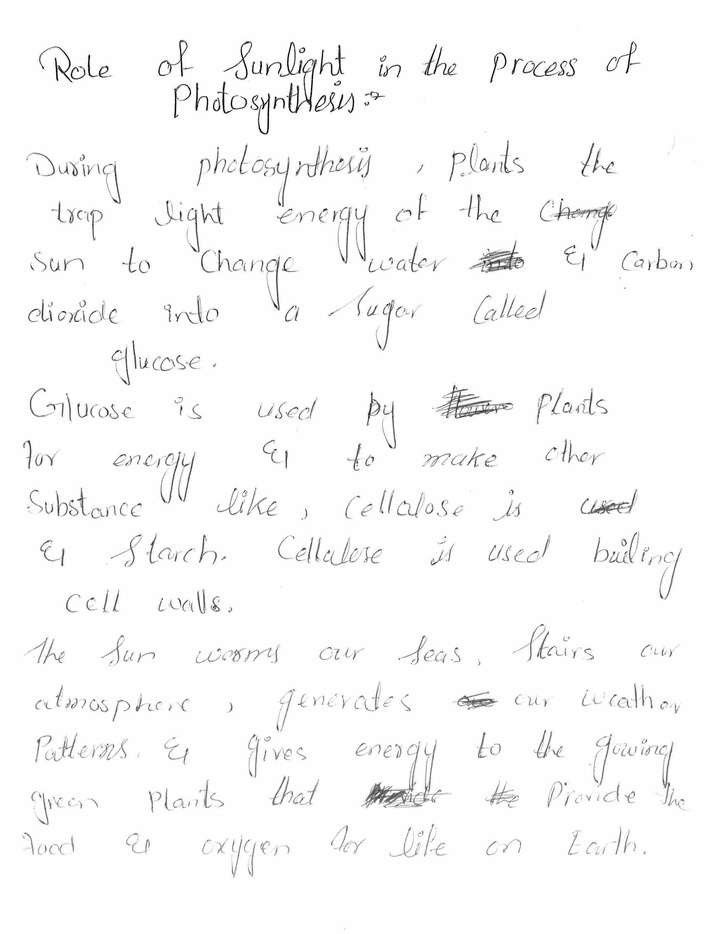
#> input picture Biology-0089-0159/0098.jpg, 704 x 934 px, shrunk from 2409 x 3197 before the run, found by its file name
$ jupyter execute --allow-errors OCR.ipynb
#> lines starting #> are read from the running program, lines starting #| are printed output that depends on the picture; after the words box and inside, x2 and y2 are one past the last pixel; in counts of white or black regions, pixels touching at a corner belong together
[cell 1]
import cv2  # OpenCV for image processing
import pytesseract  # OCR engine
from PIL import Image  # Image handling
import numpy as np

# Set the path for Tesseract-OCR (Windows users)
# Uncomment the below line and provide the correct path if needed.
# pytesseract.pytesseract.tesseract_cmd = r"C:\Program Files\Tesseract-OCR\tesseract.exe"
# Function to preprocess image
def preprocess_image(image_path):
    # Read the image
    image = cv2.imread(image_path)
#> image is the input picture: shape (934, 704, 3); min 0, max 255, mean 248.8

    # Convert to grayscale (helps OCR accuracy)
    gray = cv2.cvtColor(image, cv2.COLOR_BGR2GRAY)

    # Apply thresholding to remove noise
    _, thresh = cv2.threshold(gray, 150, 255, cv2.THRESH_BINARY)
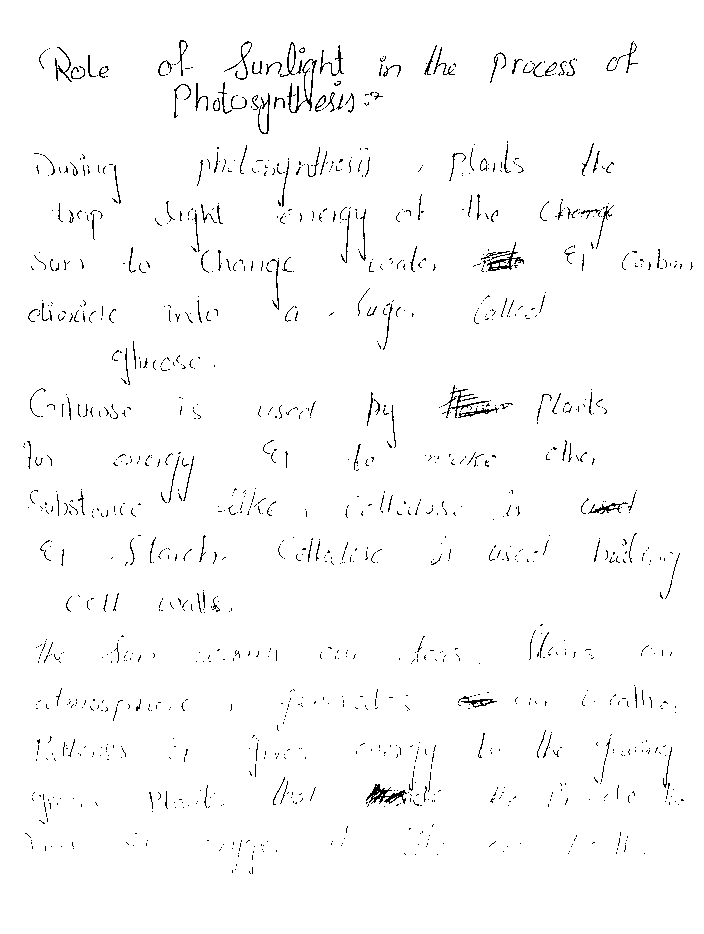
#> thresh: shape (934, 704); 98.1% white; black in thin lines or dots, all inside (x1, y1, x2, y2) = (23, 40, 693, 874)

    # Save the processed image (optional)
    processed_path = "processed_image.png"
    cv2.imwrite(processed_path, thresh)

    return processed_path

# Function to extract text using OCR
def extract_text(image_path):
    # Preprocess the image
    processed_path = preprocess_image(image_path)

    # Open the processed image using PIL
    img = Image.open(processed_path)

    # Apply OCR to extract text
    extracted_text = pytesseract.image_to_string(img)

    return extracted_text

# Test the OCR function
image_path =r"C:\Users\annad\Documents\Automated-Paper-Evaluation-system\Biology-0089-0159\0098.jpg"  # Change this to your image file path
#> (the rest of this cell did not finish here and is left out)
